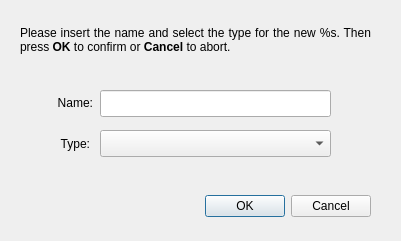
<?xml version="1.0" encoding="UTF-8"?>
<ui version="4.0">
 <class>OAAddElement</class>
 <widget class="QDialog" name="OAAddElement">
  <property name="geometry">
   <rect>
    <x>0</x>
    <y>0</y>
    <width>401</width>
    <height>241</height>
   </rect>
  </property>
  <property name="windowTitle">
   <string>Add new %s</string>
  </property>
  <property name="windowIcon">
   <iconset resource="OAEditor.qrc">
    <normaloff>:/icons/mainIcon</normaloff>:/icons/mainIcon</iconset>
  </property>
  <widget class="QDialogButtonBox" name="buttonBox">
   <property name="geometry">
    <rect>
     <x>30</x>
     <y>190</y>
     <width>341</width>
     <height>32</height>
    </rect>
   </property>
   <property name="orientation">
    <enum>Qt::Horizontal</enum>
   </property>
   <property name="standardButtons">
    <set>QDialogButtonBox::Cancel|QDialogButtonBox::Ok</set>
   </property>
  </widget>
  <widget class="QLineEdit" name="name">
   <property name="geometry">
    <rect>
     <x>100</x>
     <y>90</y>
     <width>231</width>
     <height>27</height>
    </rect>
   </property>
  </widget>
  <widget class="QComboBox" name="type">
   <property name="geometry">
    <rect>
     <x>100</x>
     <y>130</y>
     <width>231</width>
     <height>27</height>
    </rect>
   </property>
  </widget>
  <widget class="QLabel" name="label">
   <property name="geometry">
    <rect>
     <x>27</x>
     <y>94</y>
     <width>66</width>
     <height>17</height>
    </rect>
   </property>
   <property name="text">
    <string>Name:</string>
   </property>
   <property name="alignment">
    <set>Qt::AlignRight|Qt::AlignTrailing|Qt::AlignVCenter</set>
   </property>
  </widget>
  <widget class="QLabel" name="label_2">
   <property name="geometry">
    <rect>
     <x>24</x>
     <y>135</y>
     <width>66</width>
     <height>17</height>
    </rect>
   </property>
   <property name="text">
    <string>Type:</string>
   </property>
   <property name="alignment">
    <set>Qt::AlignRight|Qt::AlignTrailing|Qt::AlignVCenter</set>
   </property>
  </widget>
  <widget class="QLabel" name="message">
   <property name="geometry">
    <rect>
     <x>20</x>
     <y>10</y>
     <width>351</width>
     <height>61</height>
    </rect>
   </property>
   <property name="text">
    <string>&lt;html&gt;&lt;head/&gt;&lt;body&gt;&lt;p&gt;Please insert the name and select the type for the new %s. Then press &lt;span style=&quot; font-weight:600;&quot;&gt;OK&lt;/span&gt; to confirm or &lt;span style=&quot; font-weight:600;&quot;&gt;Cancel&lt;/span&gt; to abort.&lt;/p&gt;&lt;/body&gt;&lt;/html&gt;</string>
   </property>
   <property name="alignment">
    <set>Qt::AlignJustify|Qt::AlignVCenter</set>
   </property>
   <property name="wordWrap">
    <bool>true</bool>
   </property>
  </widget>
 </widget>
 <resources>
  <include location="OAEditor.qrc"/>
 </resources>
 <connections>
  <connection>
   <sender>buttonBox</sender>
   <signal>accepted()</signal>
   <receiver>OAAddElement</receiver>
   <slot>accept()</slot>
   <hints>
    <hint type="sourcelabel">
     <x>248</x>
     <y>254</y>
    </hint>
    <hint type="destinationlabel">
     <x>157</x>
     <y>274</y>
    </hint>
   </hints>
  </connection>
  <connection>
   <sender>buttonBox</sender>
   <signal>rejected()</signal>
   <receiver>OAAddElement</receiver>
   <slot>reject()</slot>
   <hints>
    <hint type="sourcelabel">
     <x>316</x>
     <y>260</y>
    </hint>
    <hint type="destinationlabel">
     <x>286</x>
     <y>274</y>
    </hint>
   </hints>
  </connection>
 </connections>
</ui>
